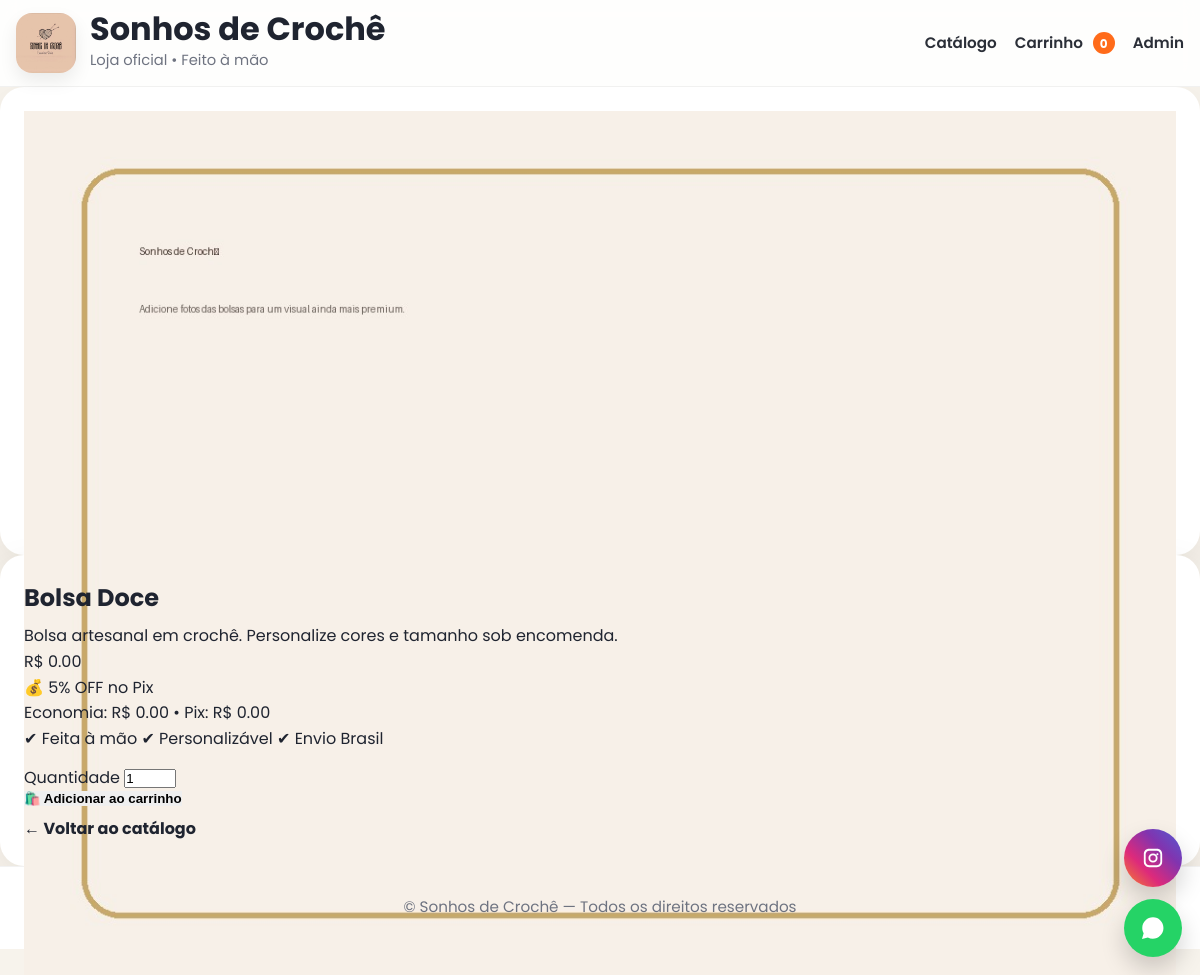
Page /produto/17 on the committed database.
### app.py (models this page shows)
class Product(db.Model):
    id = db.Column(db.Integer, primary_key=True)
    name = db.Column(db.String(120), nullable=False)
    description = db.Column(db.Text, default="")
    price = db.Column(db.Numeric(10, 2), nullable=False, default=0)
    image_url = db.Column(db.Text, default="")  # legado (opcional)
    is_active = db.Column(db.Boolean, default=True)
    created_at = db.Column(db.DateTime, nullable=False, default=datetime.utcnow)
    images = db.relationship("ProductImage", backref="product", cascade="all, delete-orphan", lazy=True)

### app.py (the view)
    @app.route("/produto/<int:product_id>")
    def product_detail(product_id):
        product = Product.query.get_or_404(product_id)
        if not product.is_active:
            abort(404)
        images = ProductImage.query.filter_by(product_id=product.id).order_by(ProductImage.created_at.asc()).all()
        return render_template("product.html", product=product, images=images)

### templates/product.html (shortened to what this page needs)
{% extends "base.html" %}
{% block content %}
<div class="grid" style="grid-template-columns:1.1fr .9fr;gap:16px;align-items:start">
  <div class="card">
    <div class="media" style="height:420px">
      {% if images and images|length > 0 %}
        <img src="{{ images[0].image_url }}" alt="{{ product.name }}">
      {% else %}
        <img src="{{ product.image_url or url_for('static', filename='img/placeholder.jpg') }}" alt="{{ product.name }}">
      {% endif %}
    </div>
  </div>
  <div class="card">
    <div class="card-pad">
      <h2 style="margin:0 0 6px">{{ product.name }}</h2>
      <div class="muted">{{ product.description }}</div>
      <div class="price">R$ {{ "%.2f"|format(product.price) }}</div>
      {% if pix_discount_percent() > 0 %}
        {% set pix_price = price_with_pix_discount(product.price) %}
        {% set eco = (product.price - pix_price) %}
        <div class="pix">
          <div class="line1">💰 {{ pix_discount_percent() }}% OFF no Pix</div>
          <div class="line2">Economia: R$ {{ "%.2f"|format(eco) }} • Pix: R$ {{ "%.2f"|format(pix_price) }}</div>
        </div>
      {% endif %}
      <div class="kpis">
        <span class="chip">✔ Feita à mão</span>
        <span class="chip">✔ Personalizável</span>
        <span class="chip">✔ Envio Brasil</span>
      </div>
      <form method="post" action="{{ url_for('cart_add', product_id=product.id) }}" style="margin-top:14px">
        <div class="form-row">
          <div>
            <label class="muted">Quantidade</label>
            <input type="number" name="qty" value="1" min="1" max="99">
          </div>
          <div style="display:flex;align-items:end">
            <button class="btn primary block">🛍️ Adicionar ao carrinho</button>
          </div>
        </div>
      </form>
      <a class="btn soft block" style="margin-top:10px" href="{{ url_for('index') }}">← Voltar ao catálogo</a>
    </div>
  </div>
</div>
{% endblock %}

### static/css/premium.css (style rules this page uses)
:root { --bg:#f7f3ec; --surface:#ffffff; --surface-soft:#fbf8f2; --text:#1f2430; --muted:#6e7380; --gold:#c8a24e; --gold-dark:#b88f39; --line:#e8dfd0; --shadow:0 14px 40px rgba(33, 24, 9, .08); --shadow-hover:0 22px 56px rgba(33, 24, 9, .14); --radius:28px; }
* { margin:0; padding:0; box-sizing:border-box; }
html { scroll-behavior:smooth; }
body { font-family:'Poppins',sans-serif; background:var(--bg); color:var(--text); line-height:1.6; }
img { display:block; max-width:100%; }
a { color:inherit; }
.btn { display:inline-flex; align-items:center; justify-content:center; text-decoration:none; border:none; cursor:pointer; transition:.25s ease; font-weight:700; }
.login-box, .card { background:var(--surface); border-radius:24px; box-shadow:var(--shadow); }
.card { padding:24px; }

### rows in the picture
Product: name "Bolsa Doce", description "Bolsa artesanal em crochê. Personalize cores e tamanho sob encomenda.", price "0.00"

### other values in the picture
{{ STORE_NAME() }} "Sonhos de Crochê"
{{ cart_count() }} "0"
{{ pix_discount_percent() }} "5"
{{ "%.2f"|format(eco) }} "0.00"
{{ "%.2f"|format(pix_price) }} "0.00"
